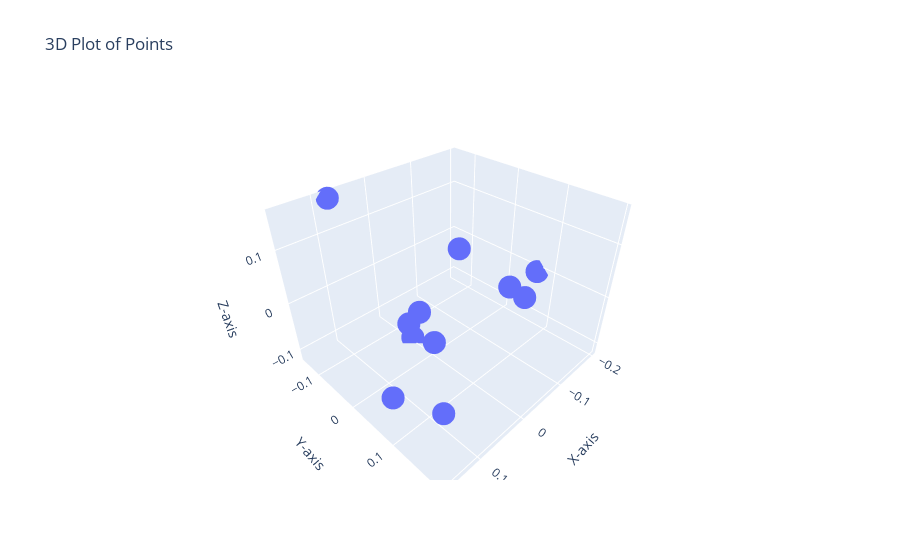

Here is the notebook cell this chart was saved with:
### Code cell
Jab=get_Jab_avg(200)

MDS(Jab,0.3)

### Figure 1 — Plotly figure (JSON) as saved in the notebook; plotly's stock layout.template omitted (floating-point values rounded to 4 significant figures)
{"data": [{"mode": "markers", "type": "scatter3d", "x": [0.004077, -0.0364, 0.07889, -0.008798, 0.04988, -0.07825, -0.1989, 0.1386, -0.1201, 0.1612, 0.004077, 0.001176], "y": [-0.05823, 0.1296, -0.1428, -0.004762, 0.02763, -0.01224, 0.06902, 0.06218, 0.1014, 0.1949, -0.05823, -0.05283], "z": [-0.08438, 0.06989, 0.1582, -0.1042, 0.01508, 0.05813, -0.005725, -0.07929, -0.006713, 0.01746, -0.08438, -0.1156]}], "layout": {"scene": {"xaxis": {"title": {"text": "X-axis"}}, "yaxis": {"title": {"text": "Y-axis"}}, "zaxis": {"title": {"text": "Z-axis"}}}, "title": {"text": "3D Plot of Points"}}}
